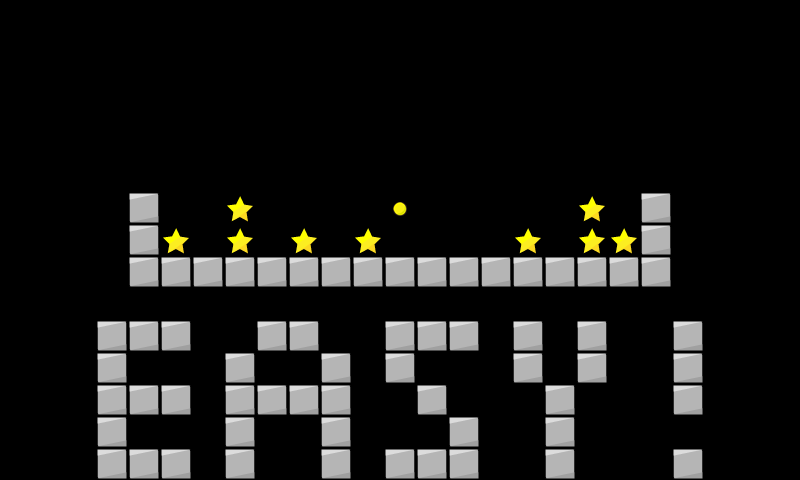

Below is a game level as drawn by its tile map, then a one-line description and the .tmx that defines it (tile-layer data replaced by summaries):
An orthogonal 25x15 tile map with 32x32 px tiles, 1 tile layer (map).

<map version="1.2" tiledversion="1.2.4" orientation="orthogonal" renderorder="right-down" width="25" height="15" tilewidth="32" tileheight="32" infinite="0" nextlayerid="4" nextobjectid="1">
 <properties>
  <property name="ad" value="false" />
 </properties>
 <tileset firstgid="1" name="map_tiles" tilewidth="32" tileheight="32" tilecount="225" columns="15">
  <image source="../../img/map_tiles.png" width="480" height="480" />
 </tileset>
 <layer id="1" name="map" width="25" height="15">
  <data>[375 cells, 74 non-empty, 3 distinct tile ids]</data>
 </layer>
 <objectgroup color="#ffffff" id="2" name="Object Layer 1" />
</map>
